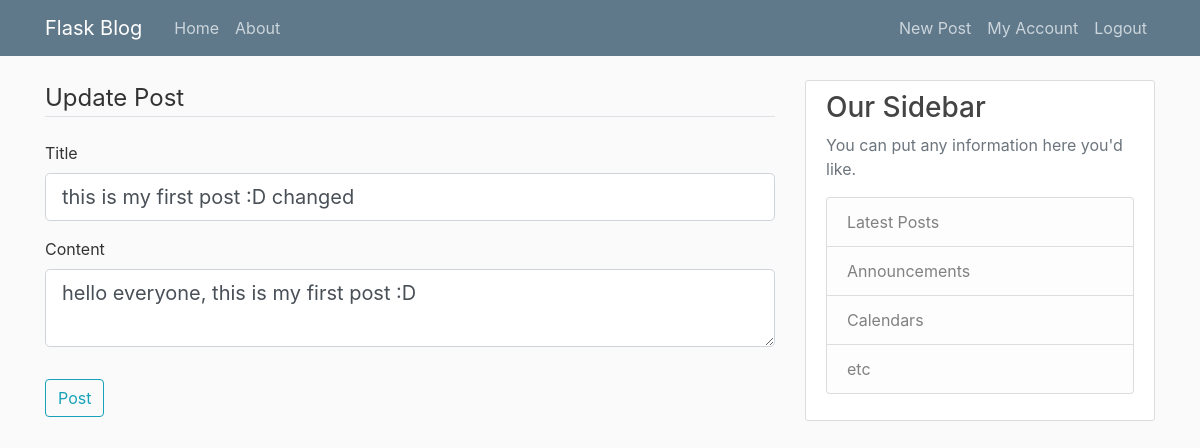
Screenshot of /post/1/update (signed in) with the database file from the repository.
### flaskapp/models.py (models this page shows, shortened)
class Post(db.Model):
    id = db.Column(db.Integer, primary_key = True)
    title = db.Column(db.String(100), nullable=False)
    date_posted = db.Column(db.DateTime,  nullable=False, default = datetime.datetime.utcnow() + datetime.timedelta(hours=8))
    content = db.Column(db.Text, nullable=False)
    user_id = db.Column(db.Integer, db.ForeignKey('user.id'),nullable=False)

### flaskapp/posts/routes.py (the view)
@posts.route("/post/<int:post_id>/update", methods=['GET', 'POST'])
@login_required
def update_post(post_id):
    post = Post.query.get_or_404(post_id)
    if post.author != current_user:
        abort(403)
    form = PostForm()
    if form.validate_on_submit():
        post.title = form.title.data
        post.content = form.content.data
        db.session.commit()
        flash('Your post has been updated!', 'success')
        return redirect(url_for('posts.post', post_id=post.id))
    elif request.method == 'GET':
        form.title.data = post.title
        form.content.data = post.content
    return render_template('create_post.html', title='Update post',
                           form=form, legend="Update Post")

### flaskapp/posts/forms.py
class PostForm(FlaskForm):
    title = StringField('Title', validators=[DataRequired()])
    content = TextAreaField('Content', validators=[DataRequired()])
    submit =   SubmitField('Post')

### flaskapp/models.py (called while the page is built)
@login_manager.user_loader
def load_user(user_id):
    return User.query.get(int(user_id))

### flaskapp/templates/create_post.html (shortened to what this page needs)
{%extends "layout.html"%}
{%block content%}
<form method="POST" action="">
    <fieldset class="form-group">
        <legend class="border-bottom mb-4">{{legend}}</legend>
        <div class="form-group">
            {{form.title.label(class="form-control-label")}}
            {% if form.title.errors%}
                {{form.title(class="form-control form-control-lg is-invalid")}}
                <div class="invalid-feedback">
                    {%for error in form.title.errors%}
                    <span>
                        {{error}}
                    </span>
                    {%endfor%}
                </div>
            {%else%}
                {{form.title(class="form-control form-control-lg")}}
            {%endif%}
        </div>
        <div class="form-group">
            {{form.content.label(class="form-control-label")}}
            {% if form.content.errors%}
                {{form.content(class="form-control form-control-lg is-invalid")}}
                <div class="invalid-feedback">
                    {%for error in form.content.errors%}
                    <span>
                        {{error}}
                    </span>
                    {%endfor%}
                </div>
            {%else%}
                {{form.content(class="form-control form-control-lg")}}
            {%endif%}
        </div>
    </fieldset>
    <div class="form-group">
        {{form.submit(class="btn btn-outline-info")}}
    </div>
</form>
{%endblock content%}

### flaskapp/static/main.css (style rules this page uses)
body { background: #fafafa; color: #333333; margin-top: 5rem; }

### rows the page displays
Post: title "this is my first post :D changed", content "hello everyone, this is my first post :D"

### other values shown
{{ legend }} "Update Post"
